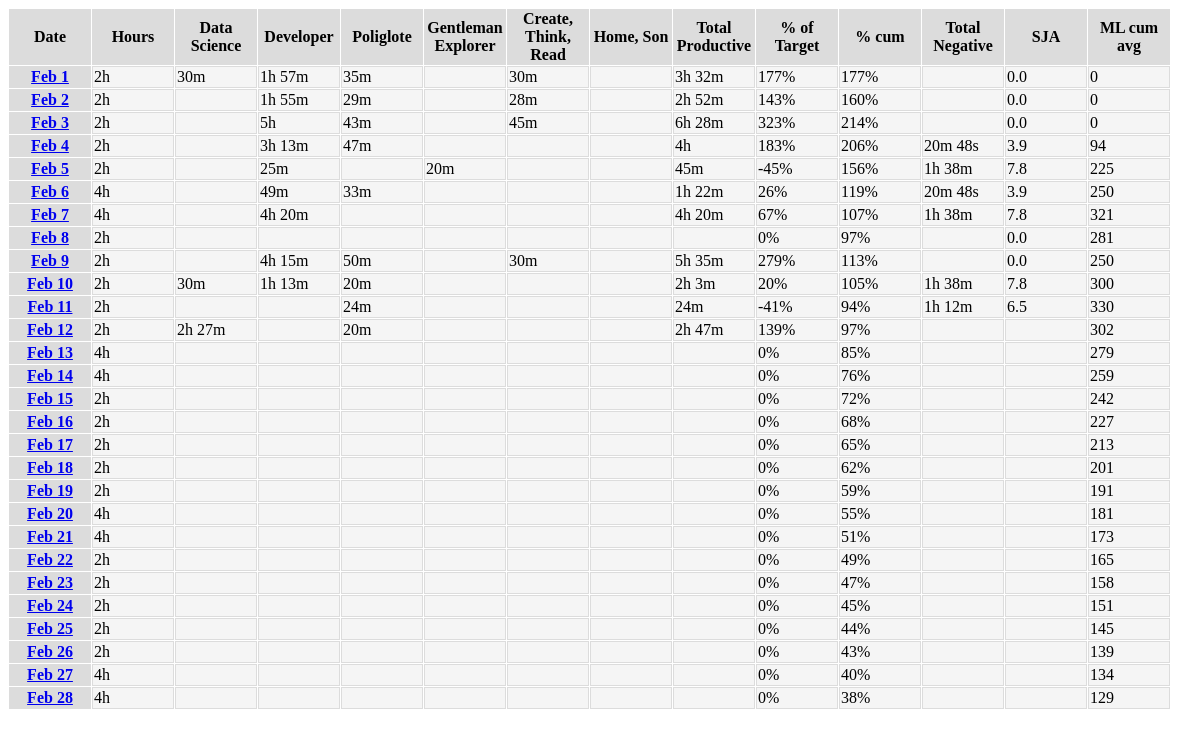
Before: / with the older database file.
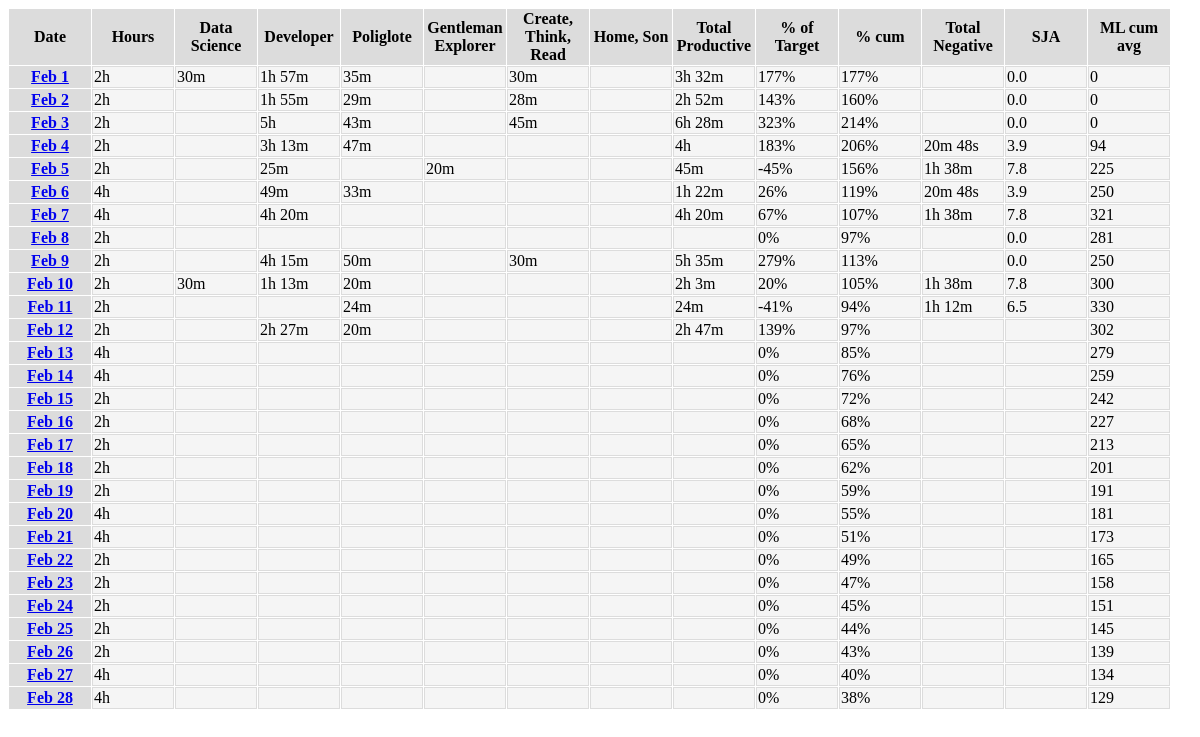
After: the same page with the newer database file.
### mymonth/models.py (models this page shows, shortened)
class Days(db.Model):
    id = db.Column(db.Date, primary_key = True)
    ds = db.Column(db.Interval)   # Data Science
    dev = db.Column(db.Interval)  # Developer
    pol = db.Column(db.Interval)  # Poliglote
    ge = db.Column(db.Interval)   # Gentleman Explorer
    crt = db.Column(db.Interval)  # Create Read Think
    hs = db.Column(db.Interval)   # Home Son
    alk = db.Column(db.Float)     # Alko

### mymonth/routes.py (the view)
@app.route('/')
def home():
    month_start, month_end, month_all_days = get_month_days(REF_DATE)
    days = Days.query.filter(Days.id >= month_start).filter(Days.id <= month_end).all()
    days_in_db = [day.id for day in days]
    for day_index in month_all_days:
        if day_index not in days_in_db:
            db.session.add(Days(id=day_index))
        db.session.commit()
    days = Days.query.filter(Days.id >= month_start).filter(Days.id <= month_end).all()
    cum_TargetHours = timedelta()
    cum_TotalProductive = timedelta()
    cum_TotalNegative = timedelta()
    cum_alk = 0
    for i, day in enumerate(days, start=1):
        day.s_TargetHours = get_target_productive_hours_per_day(day.id)
        day.s_TotalProductive = timedelta(seconds=0)
        for col in ['ds', 'dev', 'pol', 'ge', 'crt', 'hs']:
            value = getattr(day, col)
            if value is not None:
                day.s_TotalProductive += value
        day.s_TotalNegative = timedelta(seconds=0)
        if day.alk is not None:
            day.s_TotalNegative = max(day.alk - 2.86, 0)*timedelta(minutes=20)
            cum_alk += day.alk
        day.s_PercOfTarget = (day.s_TotalProductive - day.s_TotalNegative) / day.s_TargetHours
        cum_TargetHours += day.s_TargetHours
        cum_TotalProductive += day.s_TotalProductive
        cum_TotalNegative += day.s_TotalNegative
        day.cum_PercOfTarget = (cum_TotalProductive - cum_TotalNegative) / cum_TargetHours
        day.cum_alk = (cum_alk / i) / 7.8 * 750
    return render_template('home.html', days=days, f_string_from_duration=string_from_duration, f_string_from_float=string_from_float)

### mymonth/utils.py (called while the page is built)
def get_month_days(reference_date):
    first_day = date(year=reference_date.year, month=reference_date.month, day=1)
    last_day = date(year=reference_date.year, month=reference_date.month, day=monthrange(year=reference_date.year, month=reference_date.month)[1])
    days_in_month = (last_day - first_day).days + 2
    all_days = [date(year=first_day.year, month=first_day.month, day=day) for day in range(1, days_in_month)]
    return first_day, last_day, all_days

def string_from_duration(x):
    if isinstance(x, datetime):
        x = x - datetime(1970, 1, 1)
    if x is None or x is NaT or x.total_seconds() == 0:
        return ''
    total_seconds = x.total_seconds()
    days = total_seconds // 86400
    total_seconds -= days * 86400
    hours = total_seconds // 3600
    total_seconds -= hours * 3600
    minutes = total_seconds // 60
    total_seconds -= minutes * 60
    seconds = total_seconds
    duration_items = [(days, 'd'), (hours, 'h'), (minutes, 'm'), (seconds, 's')]
    non_zero_items = 0
    for item in duration_items:
        if item[0] != 0:
            non_zero_items += 1
    if non_zero_items > 2:
        duration_items.pop(-1)
    outcome = ''
    for item in duration_items:
        if item[0] != 0:
            outcome += f'{int(item[0])}{item[1]} '
    return outcome[:-1]

def string_from_float(x):
    outcome = x
    if x is None:
        outcome = ''
    return outcome

def get_target_productive_hours_per_day(input_date):
    weekday_nb = input_date.weekday()
    dict_productive_hours_per_weekday = {0: 2, 1: 2, 2: 2, 3: 2, 4: 2, 5: 4, 6: 4}
    return timedelta(hours=dict_productive_hours_per_weekday.get(weekday_nb))

### mymonth/templates/home.html
{% extends "layout.html" %}
{% block content %}
<table>
    <tr>
        <th>Date</th>
        <th>Hours</th>
        <th>Data Science</th>
        <th>Developer</th>
        <th>Poliglote</th>
        <th>Gentleman Explorer</th>
        <th>Create, Think, Read</th>
        <th>Home, Son</th>
        <th>Total Productive</th>
        <th>% of Target</th>
        <th>% cum</th>
        <th>Total Negative</th>
        <th>SJA</th>
        <th>ML cum avg</th>
    </tr>
{% for day in days %}
    <tr>
        <th><a href="{{url_for('edit_day', id_day=day.id) }}">{{ day.id.strftime('%b %e') }}</a></th>
        <td>{{ f_string_from_duration(day.s_TargetHours) }}</td>
        <td>{{ f_string_from_duration(day.ds) }}</td>
        <td>{{ f_string_from_duration(day.dev) }}</td>
        <td>{{ f_string_from_duration(day.pol) }}</td>
        <td>{{ f_string_from_duration(day.ge) }}</td>
        <td>{{ f_string_from_duration(day.crt) }}</td>
        <td>{{ f_string_from_duration(day.hs) }}</td>
        <td>{{ f_string_from_duration(day.s_TotalProductive) }}</td>
        <td>{{ '{:0.0%}'.format(day.s_PercOfTarget) }}</td>
        <td>{{ '{:0.0%}'.format(day.cum_PercOfTarget) }}</td>
        <td>{{ f_string_from_duration(day.s_TotalNegative) }}</td>
        <td>{{ f_string_from_float(day.alk) }}</td>
        <td>{{ '{:0,.0f}'.format(day.cum_alk) }}</td>
    </tr>
{% endfor %}
</table>
{% endblock content %}

### mymonth/templates/layout.html (shortened to what this page needs)
<!DOCTYPE html>
<html lang="en">
<head>
    <link rel="stylesheet" href="{{ url_for('static', filename='styles.css')}}">
</head>
<body>
    {% block content %}{% endblock %}
</body>
</html>

### mymonth/static/styles.css (style rules this page uses)
table { border-spacing: 1px; }
td { background-color: whitesmoke; border: 1px solid gainsboro; }
th { background-color: gainsboro; width: 80px; }

Changed rows visible on the page:
changed Days (number 12 of 28 on the later page): dev (not shown) → "2h 27m"; ds "2h 27m" → (not shown)
